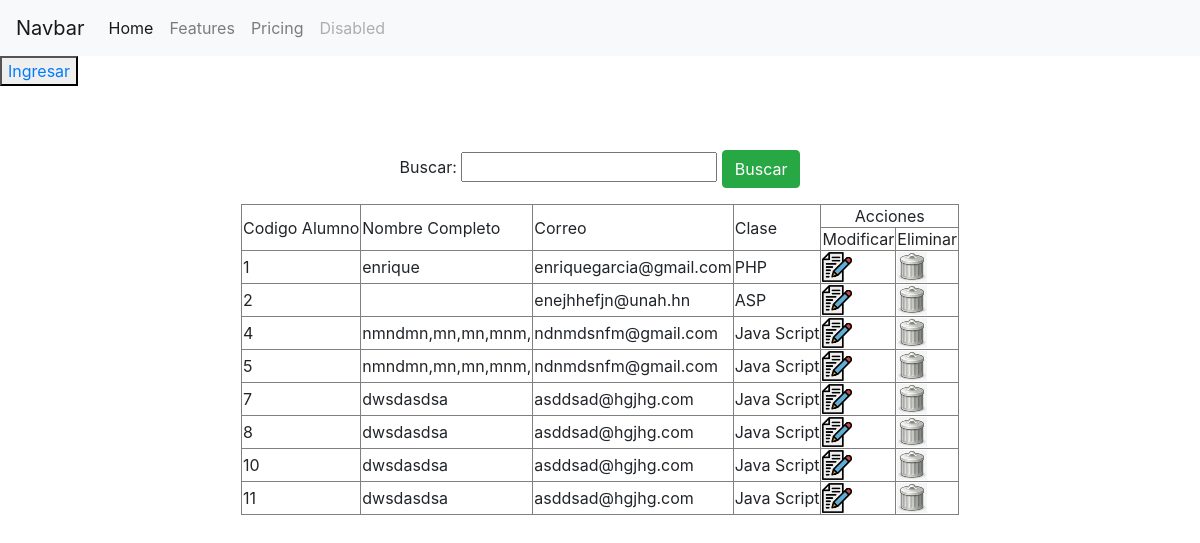
Screenshot of /estudiantes/index.php with the database file from the repository.
### tables this page shows
CREATE TABLE `alumno` (
  `id_alumno` int(11) NOT NULL AUTO_INCREMENT,
  `nombre_completo` varchar(35) DEFAULT NULL,
  `correo` varchar(35) DEFAULT NULL,
  `codigo_curso` int(11) DEFAULT NULL,
  PRIMARY KEY (`id_alumno`)
);

### estudiantes/index.php (the view, shortened to what this page needs)
<?php
include "../include/header.php";
?>
<button><a href="../estudiantes/form_ingresar.php">Ingresar</a></button>
<br>
<br>
<br>
<div align="center">
    <form action="index.php" method="get">
      <label>Buscar:</label>
      <input type="text" name="buscar">
        <button class="btn btn-success"  type="submit">Buscar</button>
        </div>
<div class="container">
<table align="center" border="1" class="table-hover">
    <thead>
    <tr>
        <td rowspan="2">Codigo Alumno</td>
        <td rowspan="2">Nombre Completo</td>
        <td rowspan="2">Correo</td>
        <td rowspan="2">Clase</td>
        <td colspan="2" style="text-align: center">Acciones</td>
    </tr>
    <tr>
        <td >Modificar</td>
        <td>Eliminar</td>
    </tr>
    </thead>
    <tbody>
    <?php
    while($row=mysqli_fetch_array($registros))
    {
        ?>
        <tr>
            <td><?php echo $row['id_alumno'];?></td>
            <td><?php echo $row['nombre_completo'];?></td>
            <td><?php echo $row['correo'];?></td>
            <td><?php
                switch ($row['codigo_curso'])
                {
                    case 1:echo"PHP";
                        break;
                    case 2:echo"ASP";
                        break;
                    case 3:echo"Java Script";
                        break;
                }
                ?>
            </td>
            <td>
                <a title="Modificar" href="form_modificar.php?id_alumno=<?php echo $row['id_alumno']; ?>">
                    <img src="../img/modificar.png" width="30" height="30">
                </a>
            </td>
            <td>
                <a title="Eliminar" href="eliminar.php?id_alumno=<?php echo $row['id_alumno'];?>">
                    <img src="../img/eliminar.png" width="30" height="30">
                </a>
            </td>
        </tr>
        <?php
    }
    ?>
    </tbody>
</table>
</div>
<?php
include "../include/footer.php";
?>

### include/header.php (shortened to what this page needs)
<?php
include '../conexion/conexion.php';
if (!empty($_REQUEST['buscar'])) {
    $buscar = $_REQUEST['buscar'];
    $query = "select * from alumno where nombre_completo like'%$buscar%'";
    $registros = mysqli_query($conexion, $query);
} else {
    $query = "select * from alumno";
    $registros = mysqli_query($conexion, $query);
}
?>
<html>
<head>
</head>
<body>
 <link rel="stylesheet" href="https://stackpath.bootstrapcdn.com/bootstrap/4.3.1/css/bootstrap.min.css">
 <nav class="navbar navbar-expand-lg navbar-light bg-light">
     <a class="navbar-brand" href="#">Navbar</a>
     <div class="collapse navbar-collapse" id="navbarNav">
         <ul class="navbar-nav">
             <li class="nav-item active">
                 <a class="nav-link" href="#">Home <span class="sr-only">(current)</span></a>
             </li>
             <li class="nav-item">
                 <a class="nav-link" href="#">Features</a>
             </li>
             <li class="nav-item">
                 <a class="nav-link" href="#">Pricing</a>
             </li>
             <li class="nav-item">
                 <a class="nav-link disabled" href="#" tabindex="-1" aria-disabled="true">Disabled</a>
             </li>
         </ul>
     </div>
 </nav>

### include/footer.php (shortened to what this page needs)
</body>
</html>

### rows the page displays
alumno: id_alumno "1", nombre_completo "enrique", correo "enriquegarcia@gmail.com", codigo_curso "PHP"
alumno: id_alumno "2", correo "enejhhefjn@unah.hn", codigo_curso "ASP"
alumno: id_alumno "4", nombre_completo "nmndmn,mn,mn,mnm,", correo "ndnmdsnfm@gmail.com", codigo_curso "Java Script"
alumno: id_alumno "5", nombre_completo "nmndmn,mn,mn,mnm,", correo "ndnmdsnfm@gmail.com", codigo_curso "Java Script"
alumno: id_alumno "7", nombre_completo "dwsdasdsa", correo "asddsad@hgjhg.com", codigo_curso "Java Script"
alumno: id_alumno "8", nombre_completo "dwsdasdsa", correo "asddsad@hgjhg.com", codigo_curso "Java Script"
alumno: id_alumno "10", nombre_completo "dwsdasdsa", correo "asddsad@hgjhg.com", codigo_curso "Java Script"
alumno: id_alumno "11", nombre_completo "dwsdasdsa", correo "asddsad@hgjhg.com", codigo_curso "Java Script"
